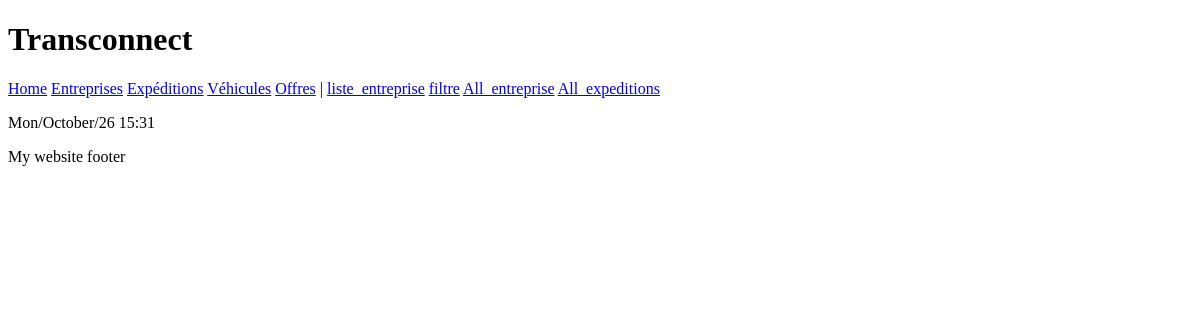
Before: /entreprise/list/ with the older database file.
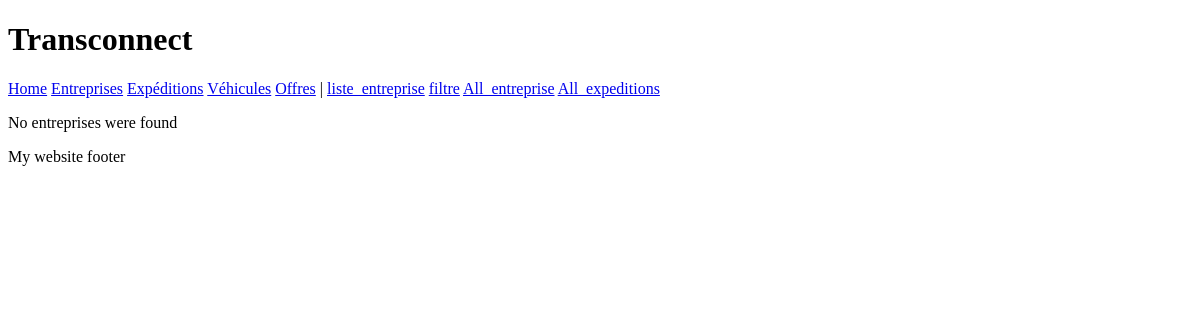
After: the same page with the newer database file.
### EntrepriseApp/models.py (models this page shows)
class Entreprise(models.Model):
    matricule_fiscal=models.CharField(max_length=17,unique=True,validators=[matricule_fiscale_Validator])
    type_entreprise=models.CharField(choices=[
        ('chargeur','Chargeur'),
        ('transporteur','Transporteur'),
        ])
    adresse=models.TextField()
    utilisateur=models.OneToOneField(Utilisateur,on_delete=models.CASCADE)
    created_at=models.DateTimeField(auto_now_add=True)
    updated_at=models.DateTimeField(auto_now=True)

### EntrepriseApp/views.py (the view)
# urls.py: path('list/', views.EntrepriseListView.as_view(),name='list_ent'),
class EntrepriseListView(ListView):
    model=Entreprise
    template_name="entreprise/list.html"
    context_object_name="entrepriser"

### templates/entreprise/list.html (shortened to what this page needs)
{% extends 'base.html' %}
{% block content %}
{% for entreprise in entrepriser %}
<p>{{entreprise.created_at|date:"D/F/y H:i"}}</p>
{% empty %}
<p>No entreprises were found</p>
{% endfor %}
{% endblock %}

### templates/base.html (shortened to what this page needs)
<!DOCTYPE html>
<html>
<head>
</head>
<body>
    <h1>Transconnect</h1>
    {% include 'navbar.html' %}
    {% block content %}
    {% endblock %}
    <footer>
        My website footer
    </footer>
</body>
</html>

### templates/navbar.html
<nav>
    <a href="{% url 'entreprise:home' %}">Home</a>
    <a href="{% url 'entreprise:list_ent' %}">Entreprises</a>
    <a href="{% url 'expedition:list_exped' %}">Expéditions</a>
    <a href="{% url 'vehicule:list_vehicule' %}">Véhicules</a>
    <a href="{% url 'offres:list_offres' %}">Offres</a>
    |
    <a href="{% url 'entreprise:liste_entreprise' %}">liste_entreprise</a>
    <a href="{% url 'entreprise:filtre' %}">filtre</a>
    <a href="{% url 'entreprise:All' %}">All_entreprise</a>
    <a href="{% url 'expedition:All_exped' %}">All_expeditions</a>
</nav>

Changed rows visible on the page:
removed Entreprise: created_at "Mon/October/26 15:31"
Other visible differences:
text now shown: "No entreprises were found"
